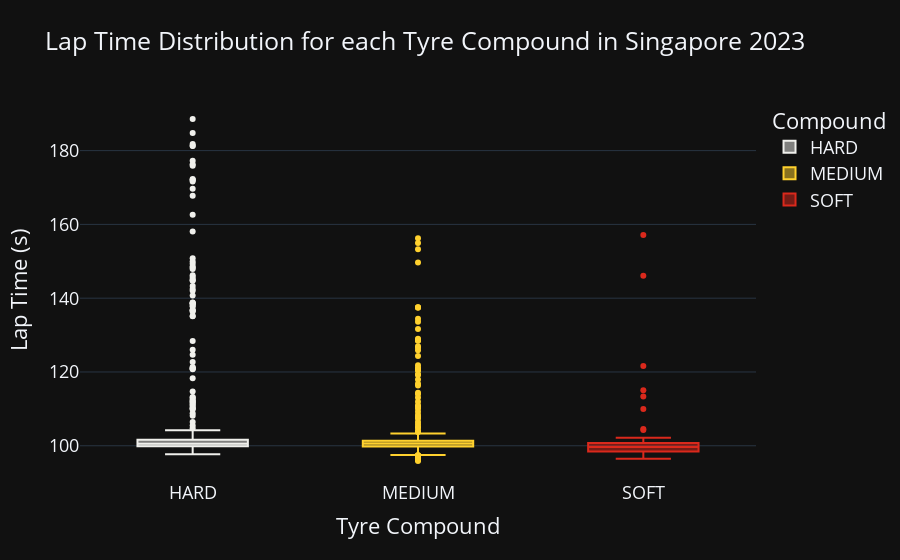

Notebook cell for this chart:
### Code cell
compound_color = fastf1.plotting.COMPOUND_COLORS

fig = px.box(df, x='Compound', y='LapTime', color='Compound',
             color_discrete_map=compound_color,
             title='Lap Time Distribution for each Tyre Compound in Singapore 2023',
             template="plotly_dark")
fig.update_layout(xaxis_title='Tyre Compound', yaxis_title='Lap Time (s)',
                  font=dict(size=18))

# fig.update_yaxes(range=[95, 110])  # Set the y-axis range

fig.show()

### Figure 1 — Plotly figure (JSON) as saved in the notebook; plotly's stock layout.template omitted (floating-point values rounded to 4 significant figures; data arrays with more than 128 entries replaced by an {"elided": "..."} marker saying what was removed)
{"data": [{"alignmentgroup": "True", "hovertemplate": "Compound=%{x}<br>LapTime=%{y}<extra></extra>", "legendgroup": "HARD", "marker": {"color": "#f0f0ec"}, "name": "HARD", "notched": false, "offsetgroup": "HARD", "orientation": "v", "showlegend": true, "type": "box", "x": {"elided": "596 str values"}, "x0": " ", "xaxis": "x", "y": {"elided": "596 float values"}, "y0": " ", "yaxis": "y"}, {"alignmentgroup": "True", "hovertemplate": "Compound=%{x}<br>LapTime=%{y}<extra></extra>", "legendgroup": "MEDIUM", "marker": {"color": "#ffd12e"}, "name": "MEDIUM", "notched": false, "offsetgroup": "MEDIUM", "orientation": "v", "showlegend": true, "type": "box", "x": {"elided": "432 str values"}, "x0": " ", "xaxis": "x", "y": {"elided": "432 float values"}, "y0": " ", "yaxis": "y"}, {"alignmentgroup": "True", "hovertemplate": "Compound=%{x}<br>LapTime=%{y}<extra></extra>", "legendgroup": "SOFT", "marker": {"color": "#da291c"}, "name": "SOFT", "notched": false, "offsetgroup": "SOFT", "orientation": "v", "showlegend": true, "type": "box", "x": ["SOFT", "SOFT", "SOFT", "SOFT", "SOFT", "SOFT", "SOFT", "SOFT", "SOFT", "SOFT", "SOFT", "SOFT", "SOFT", "SOFT", "SOFT", "SOFT", "SOFT", "SOFT", "SOFT", "SOFT", "SOFT", "SOFT", "SOFT", "SOFT", "SOFT", "SOFT", "SOFT", "SOFT", "SOFT", "SOFT", "SOFT", "SOFT", "SOFT", "SOFT", "SOFT", "SOFT", "SOFT", "SOFT", "SOFT", "SOFT", "SOFT", "SOFT", "SOFT", "SOFT", "SOFT", "SOFT", "SOFT", "SOFT", "SOFT", "SOFT", "SOFT", "SOFT", "SOFT", "SOFT", "SOFT", "SOFT", "SOFT", "SOFT", "SOFT", "SOFT"], "x0": " ", "xaxis": "x", "y": [99.42, 104.3, 98.45, 101.5, 99.7, 98.73, 100.4, 98.52, 102.1, 98.94, 98.95, 98.3, 98.57, 98.44, 98.29, 98.01, 98.5, 98.18, 98.69, 98.56, 98.41, 97.94, 98.22, 98.46, 98.28, 98.09, 98.37, 98.79, 98.11, 99.79, 99.74, 96.46, 101.0, 113.3, 99.79, 146.1, 157.1, 121.6, 100.2, 99.61, 99.8, 99.62, 99.61, 101.6, 100.2, 100.4, 100.4, 100.8, 99.65, 100.4, 100.3, 100.2, 100.3, 100.7, 100.8, 101.3, 110.0, null, 104.5, 115.1], "y0": " ", "yaxis": "y"}], "layout": {"boxmode": "overlay", "font": {"size": 18}, "legend": {"title": {"text": "Compound"}, "tracegroupgap": 0}, "title": {"text": "Lap Time Distribution for each Tyre Compound in Singapore 2023"}, "xaxis": {"anchor": "y", "categoryarray": ["HARD", "MEDIUM", "SOFT"], "categoryorder": "array", "domain": [0, 1], "title": {"text": "Tyre Compound"}}, "yaxis": {"anchor": "x", "domain": [0, 1], "title": {"text": "Lap Time (s)"}}}}
